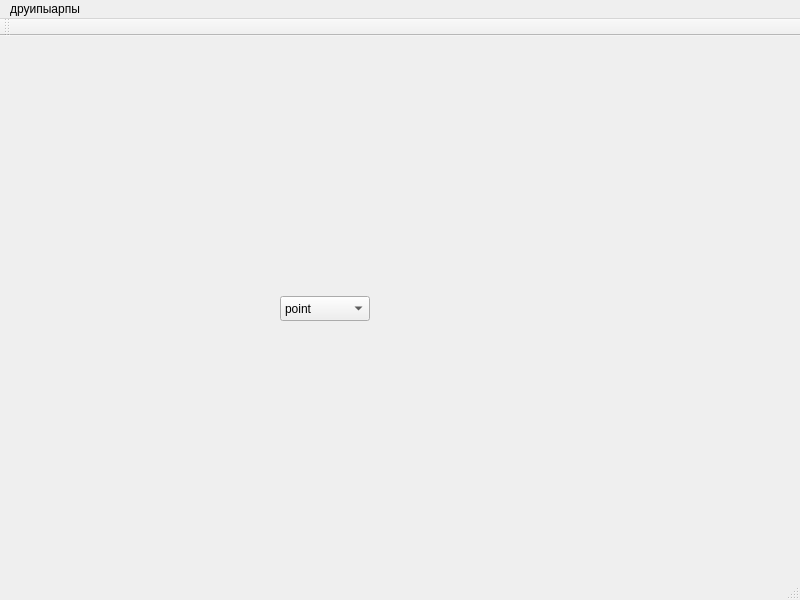
<?xml version="1.0" encoding="UTF-8"?>
<ui version="4.0">
 <class>MainWindow</class>
 <widget class="QMainWindow" name="MainWindow">
  <property name="geometry">
   <rect>
    <x>0</x>
    <y>0</y>
    <width>800</width>
    <height>600</height>
   </rect>
  </property>
  <property name="windowTitle">
   <string>MainWindow</string>
  </property>
  <widget class="QWidget" name="centralwidget">
   <widget class="QComboBox" name="comboBox">
    <property name="geometry">
     <rect>
      <x>280</x>
      <y>260</y>
      <width>90</width>
      <height>25</height>
     </rect>
    </property>
    <item>
     <property name="text">
      <string>point</string>
     </property>
    </item>
    <item>
     <property name="text">
      <string>directional</string>
     </property>
    </item>
    <item>
     <property name="text">
      <string>spot</string>
     </property>
    </item>
   </widget>
  </widget>
  <widget class="QMenuBar" name="menubar">
   <property name="geometry">
    <rect>
     <x>0</x>
     <y>0</y>
     <width>800</width>
     <height>22</height>
    </rect>
   </property>
   <widget class="QMenu" name="menu">
    <property name="title">
     <string>друипыарпы</string>
    </property>
   </widget>
   <addaction name="menu"/>
  </widget>
  <widget class="QStatusBar" name="statusbar"/>
  <widget class="QToolBar" name="toolBar">
   <property name="windowTitle">
    <string>toolBar</string>
   </property>
   <attribute name="toolBarArea">
    <enum>TopToolBarArea</enum>
   </attribute>
   <attribute name="toolBarBreak">
    <bool>false</bool>
   </attribute>
  </widget>
 </widget>
 <resources/>
 <connections/>
</ui>
